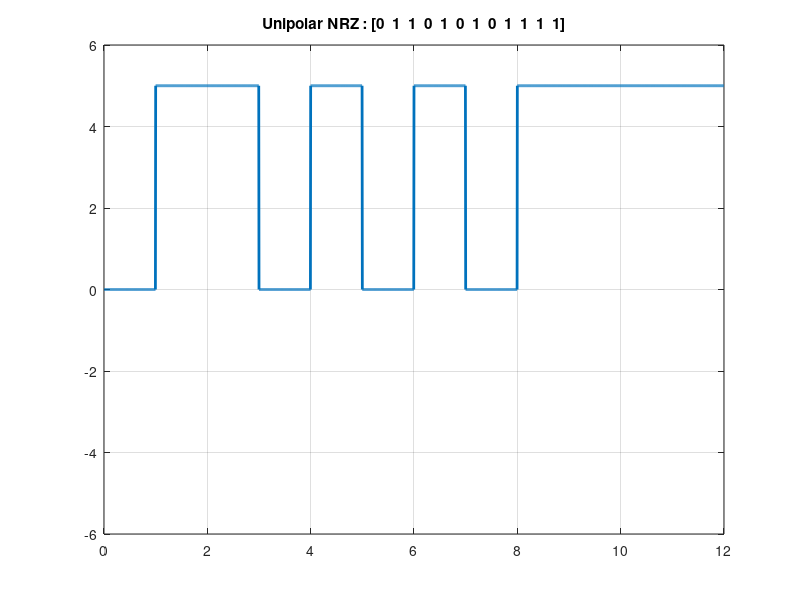

This figure's MATLAB source:
clc;
close all;
clear all;

bits = [0,1,1,0,1,0,1,0,1,1,1,1]; %12

bitrate = 1;
voltage = 5;

T = length(bits)/bitrate; %total time for bit sequence
n = 200; %sample per bit
N = n * T; %total sample
dt = T / N; %sampling time
t = 0:dt:T-dt; %every time instance
y = zeros(1,length(t)); %output signal

%modulation
for i = 0 : length(bits) - 1
  if(bits(i+1) == 1)
    y(i * n + 1 : (i + 1) * n) = voltage;
  else
    y(i * n + 1 : (i + 1) * n) = 0;
  endif
end

plot(t,y,'LineWidth',2);
axis([0 T -voltage-1 voltage+1]);
grid on;
title(['Unipolar NRZ : [' num2str(bits) ']']);

%demodulation
for i = 1 : length(t)
  if(rem(i,n) == 0)
    receiving_bits(i / n) = y(i) / voltage;
  endif
end
%disp("OK DUCK");
disp(receiving_bits);
